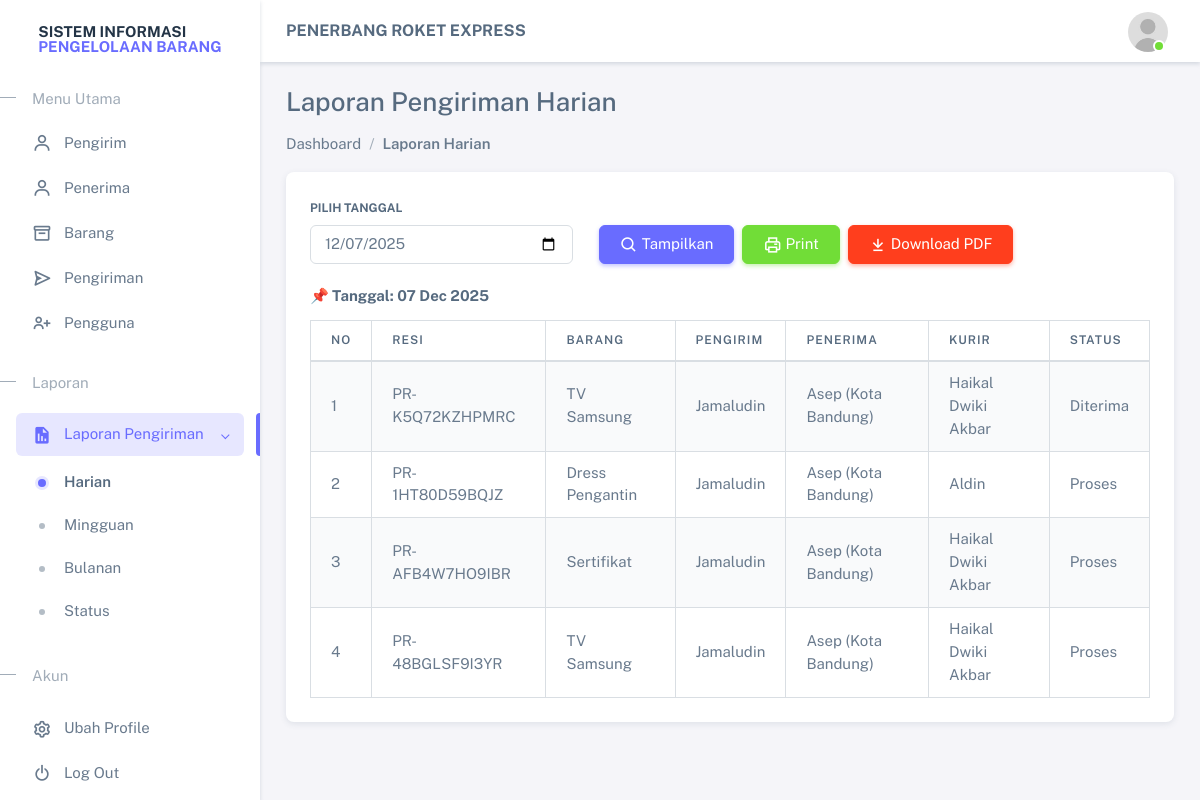
Page /pages/reports/daily.php (signed in) on the committed database.
### tables this page shows
CREATE TABLE IF NOT EXISTS `shipments` (
  `id` int NOT NULL AUTO_INCREMENT,
  `tracking_number` varchar(255) NOT NULL,
  `item_id` int NOT NULL,
  `sender_id` int NOT NULL,
  `receiver_id` int NOT NULL,
  `status` varchar(255) NOT NULL,
  `proof_image` varchar(255) DEFAULT NULL,
  `shipping_cost` int DEFAULT NULL,
  `created_at` date DEFAULT NULL,
  PRIMARY KEY (`id`),
  KEY `tracking_number` (`tracking_number`,`item_id`,`sender_id`,`receiver_id`)
);

CREATE TABLE IF NOT EXISTS `items` (
  `id` int NOT NULL AUTO_INCREMENT,
  `name` varchar(255) NOT NULL,
  `weight` varchar(255) NOT NULL,
  `category` varchar(255) NOT NULL,
  `type` varchar(100) DEFAULT NULL,
  PRIMARY KEY (`id`)
);

CREATE TABLE IF NOT EXISTS `senders` (
  `id` int NOT NULL AUTO_INCREMENT,
  `name` varchar(255) NOT NULL,
  `phone` varchar(255) NOT NULL,
  `address` varchar(255) NOT NULL,
  `city` varchar(255) NOT NULL,
  PRIMARY KEY (`id`)
);

CREATE TABLE IF NOT EXISTS `receivers` (
  `id` int NOT NULL AUTO_INCREMENT,
  `name` varchar(255) NOT NULL,
  `phone` varchar(255) NOT NULL,
  `address` varchar(255) NOT NULL,
  `city` varchar(255) NOT NULL,
  PRIMARY KEY (`id`)
);

CREATE TABLE IF NOT EXISTS `users` (
  `id` int NOT NULL AUTO_INCREMENT,
  `name` varchar(255) NOT NULL,
  `role` varchar(255) NOT NULL,
  `username` varchar(255) NOT NULL,
  `password` varchar(255) NOT NULL,
  PRIMARY KEY (`id`)
);

### app/function/function.php (called while the page is built, shortened)
<?php
require_once __DIR__ . '/../connection.php';
function query($sql, $params = [])
{
    global $conn;
    $stmt = mysqli_prepare($conn, $sql);
    $types = '';
    foreach ($params as $value) {
        if (is_int($value)) $types .= 'i';
        elseif (is_float($value)) $types .= 'd';
        else $types .= 's';
    }
    mysqli_stmt_bind_param($stmt, $types, ...$params);
    mysqli_stmt_execute($stmt);
    $result = mysqli_stmt_get_result($stmt);
    $rows = [];
    while ($row = mysqli_fetch_object($result)) {
        $rows[] = $row;
    }
    return $rows;
}

### pages/reports/daily.php (the view, shortened to what this page needs)
<?php
require('./../../app/function/function.php');
$date = $_GET['date'] ?? date('Y-m-d');
$shipments = query("
    SELECT
        shipments.*,
        items.name AS item_name,
        receivers.name AS receiver_name,
        receivers.phone AS receiver_phone,
        receivers.city AS receiver_city,
        senders.name AS sender_name,
        shipment_assignments.courier_id,
        users.name AS courier_name
    FROM shipments
    LEFT JOIN items ON shipments.item_id = items.id
    LEFT JOIN receivers ON shipments.receiver_id = receivers.id
    LEFT JOIN senders ON shipments.sender_id = senders.id
    LEFT JOIN shipment_assignments ON shipments.id = shipment_assignments.shipment_id
    LEFT JOIN users ON shipment_assignments.courier_id = users.id
    WHERE DATE(shipments.created_at) = ?
    ORDER BY shipments.created_at DESC
", [$date]);
include('./../../views/layouts/main-header.php');
?>
<div class="card">
  <div class="card-body">
    <form method="GET" class="row mb-4">
      <div class="col-md-4">
        <label class="form-label fw-bold">Pilih Tanggal</label>
        <input type="date" name="date" class="form-control" value="<?= $date ?>">
      </div>
      <div class="col-md-8 d-flex align-items-end gap-2">
        <button class="btn btn-primary"><i class="bx bx-search"></i> Tampilkan</button>
        <button type="button" class="btn btn-success" onclick="printDiv()"><i class="bx bx-printer"></i> Print</button>
        <a href="daily_pdf.php?date=<?= $date ?>" class="btn btn-danger" target="_blank"><i class='bx bx-arrow-to-bottom'></i> Download PDF</a>
      </div>
    </form>
    <h6 class="fw-bold mb-3">📌 Tanggal: <?= date('d M Y', strtotime($date)) ?></h6>
    <div class="table-responsive" id="printArea">
      <table class="table table-bordered table-striped">
        <thead>
          <tr>
            <th>No</th>
            <th>Resi</th>
            <th>Barang</th>
            <th>Pengirim</th>
            <th>Penerima</th>
            <th>Kurir</th>
            <th>Status</th>
          </tr>
        </thead>
        <tbody>
          <?php $no = 1;
          foreach ($shipments as $s) : ?>
            <tr>
              <td><?= $no++ ?></td>
              <td><?= $s->tracking_number ?></td>
              <td><?= $s->item_name ?></td>
              <td><?= $s->sender_name ?></td>
              <td><?= $s->receiver_name ?> (<?= $s->receiver_city ?>)</td>
              <td><?= $s->courier_name ?? '<span class="text-muted">Belum Assign</span>' ?></td>
              <td><?= $s->status ?></td>
            </tr>
          <?php endforeach; ?>
        </tbody>
      </table>
    </div>
  </div>
</div>
<?php include('./../../views/layouts/main-footer.php'); ?>

### rows in the picture
shipments: tracking_number "PR-K5Q72KZHPMRC", item.name "TV Samsung", sender.name "Jamaludin", receiver.name "Asep", receiver.city "Kota Bandung", users.name "Haikal Dwiki Akbar", status "Diterima"
shipments: tracking_number "PR-1HT80D59BQJZ", item.name "Dress Pengantin", sender.name "Jamaludin", receiver.name "Asep", receiver.city "Kota Bandung", users.name "Aldin", status "Proses"
shipments: tracking_number "PR-AFB4W7HO9IBR", item.name "Sertifikat", sender.name "Jamaludin", receiver.name "Asep", receiver.city "Kota Bandung", users.name "Haikal Dwiki Akbar", status "Proses"
shipments: tracking_number "PR-48BGLSF9I3YR", item.name "TV Samsung", sender.name "Jamaludin", receiver.name "Asep", receiver.city "Kota Bandung", users.name "Haikal Dwiki Akbar", status "Proses"

### other values in the picture
$title "Laporan Pengiriman Harian"
$item['label'] "Dashboard"
$item['label'] "Laporan Harian"
date('d M Y', strtotime($date)) "07 Dec 2025"
